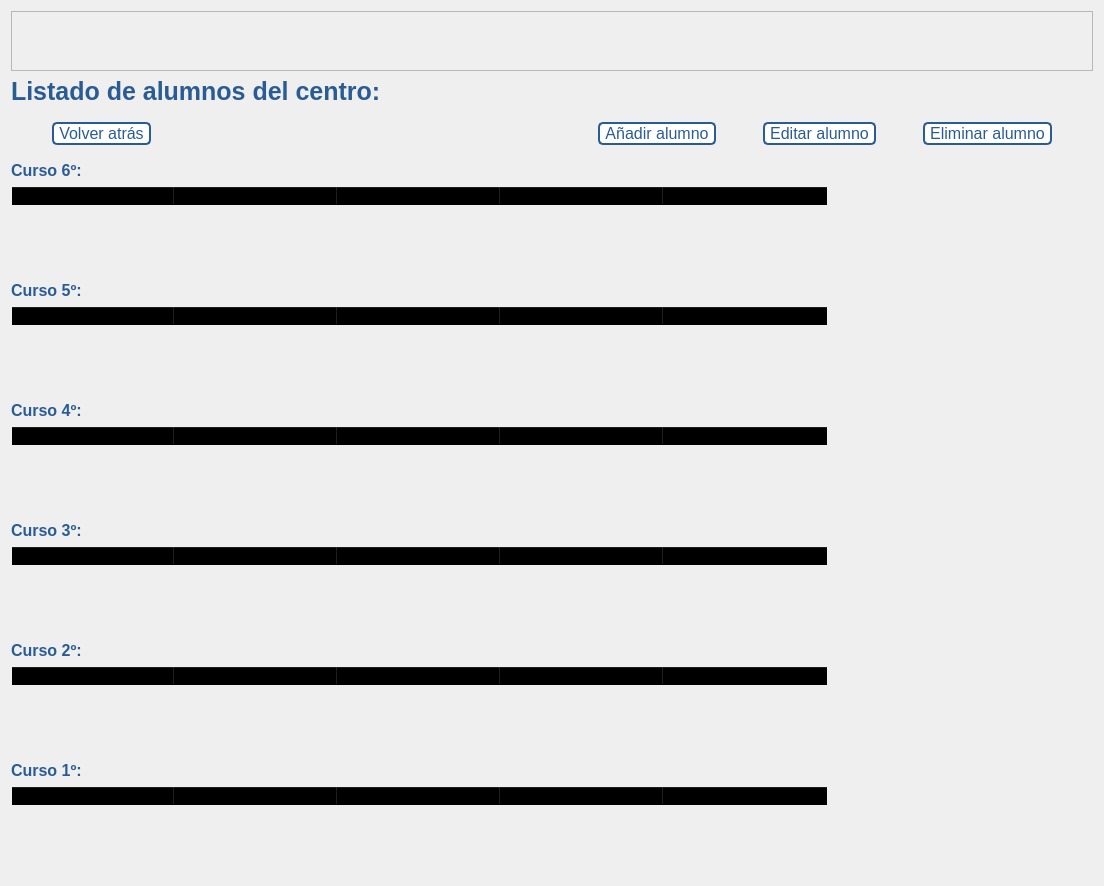
<?xml version="1.0" encoding="UTF-8"?>
<ui version="4.0">
 <class>Dialog</class>
 <widget class="QDialog" name="Dialog">
  <property name="geometry">
   <rect>
    <x>0</x>
    <y>0</y>
    <width>1104</width>
    <height>886</height>
   </rect>
  </property>
  <property name="windowTitle">
   <string>Listado de alumnos del centro</string>
  </property>
  <property name="windowIcon">
   <iconset resource="../src/resources.qrc">
    <normaloff>:/logo/iconoProyecto.png</normaloff>:/logo/iconoProyecto.png</iconset>
  </property>
  <layout class="QVBoxLayout" name="verticalLayout_2">
   <item>
    <layout class="QVBoxLayout" name="verticalLayout">
     <item>
      <widget class="QFrame" name="frame_superior">
       <property name="minimumSize">
        <size>
         <width>0</width>
         <height>60</height>
        </size>
       </property>
       <property name="maximumSize">
        <size>
         <width>16777215</width>
         <height>60</height>
        </size>
       </property>
       <property name="styleSheet">
        <string notr="true"/>
       </property>
       <property name="frameShape">
        <enum>QFrame::StyledPanel</enum>
       </property>
       <property name="frameShadow">
        <enum>QFrame::Raised</enum>
       </property>
       <layout class="QHBoxLayout" name="horizontalLayout">
        <property name="bottomMargin">
         <number>0</number>
        </property>
        <item>
         <widget class="QLabel" name="label_logo">
          <property name="maximumSize">
           <size>
            <width>120</width>
            <height>150</height>
           </size>
          </property>
          <property name="text">
           <string/>
          </property>
          <property name="pixmap">
           <pixmap resource="../src/resources.qrc">:/logo/logoProyecto.png</pixmap>
          </property>
          <property name="scaledContents">
           <bool>true</bool>
          </property>
          <property name="alignment">
           <set>Qt::AlignCenter</set>
          </property>
         </widget>
        </item>
       </layout>
      </widget>
     </item>
     <item>
      <widget class="QLabel" name="label">
       <property name="styleSheet">
        <string notr="true">QLabel{
font-size: 25px;
font-weight: bold;
color: #2a5c94;
}</string>
       </property>
       <property name="text">
        <string>Listado de alumnos del centro:</string>
       </property>
      </widget>
     </item>
     <item>
      <layout class="QHBoxLayout" name="horizontalLayout_2">
       <property name="topMargin">
        <number>10</number>
       </property>
       <property name="bottomMargin">
        <number>10</number>
       </property>
       <item>
        <widget class="QPushButton" name="btn_volver_atras">
         <property name="sizePolicy">
          <sizepolicy hsizetype="Fixed" vsizetype="Fixed">
           <horstretch>0</horstretch>
           <verstretch>0</verstretch>
          </sizepolicy>
         </property>
         <property name="cursor">
          <cursorShape>PointingHandCursor</cursorShape>
         </property>
         <property name="styleSheet">
          <string notr="true">QPushButton{
background-color: #ffffff;
color: #2a5c94;
padding: 0 5px;
border: 2px solid #2a5c94;
border-radius: 5px;
font-size: 16px;
}
QPushButton:hover{
background-color: #2a5c94;
color: white;
}</string>
         </property>
         <property name="text">
          <string>Volver atrás</string>
         </property>
        </widget>
       </item>
       <item>
        <spacer name="horizontalSpacer">
         <property name="orientation">
          <enum>Qt::Horizontal</enum>
         </property>
         <property name="sizeType">
          <enum>QSizePolicy::Fixed</enum>
         </property>
         <property name="sizeHint" stdset="0">
          <size>
           <width>400</width>
           <height>20</height>
          </size>
         </property>
        </spacer>
       </item>
       <item>
        <widget class="QPushButton" name="btn_anadir">
         <property name="sizePolicy">
          <sizepolicy hsizetype="Fixed" vsizetype="Fixed">
           <horstretch>0</horstretch>
           <verstretch>0</verstretch>
          </sizepolicy>
         </property>
         <property name="cursor">
          <cursorShape>PointingHandCursor</cursorShape>
         </property>
         <property name="styleSheet">
          <string notr="true">QPushButton{
background-color: #ffffff;
color: #2a5c94;
padding: 0 5px;
border: 2px solid #2a5c94;
border-radius: 5px;
font-size: 16px;
}
QPushButton:hover{
background-color: #2a5c94;
color: white;
}</string>
         </property>
         <property name="text">
          <string>Añadir alumno</string>
         </property>
         <property name="icon">
          <iconset resource="../src/resources.qrc">
           <normaloff>:/iconosLaterales/anadir.png</normaloff>:/iconosLaterales/anadir.png</iconset>
         </property>
        </widget>
       </item>
       <item>
        <widget class="QPushButton" name="btn_editar">
         <property name="sizePolicy">
          <sizepolicy hsizetype="Fixed" vsizetype="Fixed">
           <horstretch>0</horstretch>
           <verstretch>0</verstretch>
          </sizepolicy>
         </property>
         <property name="cursor">
          <cursorShape>PointingHandCursor</cursorShape>
         </property>
         <property name="styleSheet">
          <string notr="true">QPushButton{
background-color: #ffffff;
color: #2a5c94;
padding: 0 5px;
border: 2px solid #2a5c94;
border-radius: 5px;
font-size: 16px;
}
QPushButton:hover{
background-color: #2a5c94;
color: white;
}</string>
         </property>
         <property name="text">
          <string>Editar alumno</string>
         </property>
         <property name="icon">
          <iconset resource="../src/resources.qrc">
           <normaloff>:/iconosLaterales/editar.png</normaloff>:/iconosLaterales/editar.png</iconset>
         </property>
        </widget>
       </item>
       <item>
        <widget class="QPushButton" name="btn_eliminar">
         <property name="sizePolicy">
          <sizepolicy hsizetype="Fixed" vsizetype="Fixed">
           <horstretch>0</horstretch>
           <verstretch>0</verstretch>
          </sizepolicy>
         </property>
         <property name="cursor">
          <cursorShape>PointingHandCursor</cursorShape>
         </property>
         <property name="styleSheet">
          <string notr="true">QPushButton{
background-color: #ffffff;
color: #2a5c94;
padding: 0 5px;
border: 2px solid #2a5c94;
border-radius: 5px;
font-size: 16px;
}
QPushButton:hover{
background-color: #2a5c94;
color: white;
}</string>
         </property>
         <property name="text">
          <string>Eliminar alumno</string>
         </property>
         <property name="icon">
          <iconset resource="../src/resources.qrc">
           <normaloff>:/iconosLaterales/eliminar.png</normaloff>:/iconosLaterales/eliminar.png</iconset>
         </property>
        </widget>
       </item>
      </layout>
     </item>
     <item>
      <widget class="QLabel" name="label_sexto">
       <property name="styleSheet">
        <string notr="true">QLabel{
font-size: 16px;
font-weight: bold;
color: #2a5c94;
}</string>
       </property>
       <property name="text">
        <string>Curso 6º:</string>
       </property>
      </widget>
     </item>
     <item>
      <widget class="QTableWidget" name="tabla_sexto">
       <property name="styleSheet">
        <string notr="true">QTableWidget, QHeaderView::section{
background-color: transparent;
}
</string>
       </property>
       <attribute name="horizontalHeaderDefaultSectionSize">
        <number>163</number>
       </attribute>
       <column>
        <property name="text">
         <string>NRE</string>
        </property>
       </column>
       <column>
        <property name="text">
         <string>Nombre</string>
        </property>
       </column>
       <column>
        <property name="text">
         <string>Curso</string>
        </property>
       </column>
       <column>
        <property name="text">
         <string>Clase</string>
        </property>
       </column>
       <column>
        <property name="text">
         <string>Padre/Madre</string>
        </property>
       </column>
      </widget>
     </item>
     <item>
      <widget class="QLabel" name="label_quinto">
       <property name="styleSheet">
        <string notr="true">QLabel{
font-size: 16px;
font-weight: bold;
color: #2a5c94;
}</string>
       </property>
       <property name="text">
        <string>Curso 5º:</string>
       </property>
      </widget>
     </item>
     <item>
      <widget class="QTableWidget" name="tabla_quinto">
       <property name="styleSheet">
        <string notr="true">QTableWidget, QHeaderView::section{
background-color: transparent;
}
</string>
       </property>
       <attribute name="horizontalHeaderDefaultSectionSize">
        <number>163</number>
       </attribute>
       <column>
        <property name="text">
         <string>NRE</string>
        </property>
       </column>
       <column>
        <property name="text">
         <string>Nombre</string>
        </property>
       </column>
       <column>
        <property name="text">
         <string>Curso</string>
        </property>
       </column>
       <column>
        <property name="text">
         <string>Clase</string>
        </property>
       </column>
       <column>
        <property name="text">
         <string>Padre/Madre</string>
        </property>
       </column>
      </widget>
     </item>
     <item>
      <widget class="QLabel" name="label_cuarto">
       <property name="styleSheet">
        <string notr="true">QLabel{
font-size: 16px;
font-weight: bold;
color: #2a5c94;
}</string>
       </property>
       <property name="text">
        <string>Curso 4º:</string>
       </property>
      </widget>
     </item>
     <item>
      <widget class="QTableWidget" name="tabla_cuarto">
       <property name="styleSheet">
        <string notr="true">QTableWidget, QHeaderView::section{
background-color: transparent;
}
</string>
       </property>
       <attribute name="horizontalHeaderDefaultSectionSize">
        <number>163</number>
       </attribute>
       <column>
        <property name="text">
         <string>NRE</string>
        </property>
       </column>
       <column>
        <property name="text">
         <string>Nombre</string>
        </property>
       </column>
       <column>
        <property name="text">
         <string>Curso</string>
        </property>
       </column>
       <column>
        <property name="text">
         <string>Clase</string>
        </property>
       </column>
       <column>
        <property name="text">
         <string>Padre/Madre</string>
        </property>
       </column>
      </widget>
     </item>
     <item>
      <widget class="QLabel" name="label_tercero">
       <property name="styleSheet">
        <string notr="true">QLabel{
font-size: 16px;
font-weight: bold;
color: #2a5c94;
}</string>
       </property>
       <property name="text">
        <string>Curso 3º:</string>
       </property>
      </widget>
     </item>
     <item>
      <widget class="QTableWidget" name="tabla_tercero">
       <property name="styleSheet">
        <string notr="true">QTableWidget, QHeaderView::section{
background-color: transparent;
}
</string>
       </property>
       <attribute name="horizontalHeaderDefaultSectionSize">
        <number>163</number>
       </attribute>
       <column>
        <property name="text">
         <string>NRE</string>
        </property>
       </column>
       <column>
        <property name="text">
         <string>Nombre</string>
        </property>
       </column>
       <column>
        <property name="text">
         <string>Curso</string>
        </property>
       </column>
       <column>
        <property name="text">
         <string>Clase</string>
        </property>
       </column>
       <column>
        <property name="text">
         <string>Padre/Madre</string>
        </property>
       </column>
      </widget>
     </item>
     <item>
      <widget class="QLabel" name="label_segundo">
       <property name="styleSheet">
        <string notr="true">QLabel{
font-size: 16px;
font-weight: bold;
color: #2a5c94;
}</string>
       </property>
       <property name="text">
        <string>Curso 2º:</string>
       </property>
      </widget>
     </item>
     <item>
      <widget class="QTableWidget" name="tabla_segundo">
       <property name="styleSheet">
        <string notr="true">QTableWidget, QHeaderView::section{
background-color: transparent;
}
</string>
       </property>
       <attribute name="horizontalHeaderDefaultSectionSize">
        <number>163</number>
       </attribute>
       <column>
        <property name="text">
         <string>NRE</string>
        </property>
       </column>
       <column>
        <property name="text">
         <string>Nombre</string>
        </property>
       </column>
       <column>
        <property name="text">
         <string>Curso</string>
        </property>
       </column>
       <column>
        <property name="text">
         <string>Clase</string>
        </property>
       </column>
       <column>
        <property name="text">
         <string>Padre/Madre</string>
        </property>
       </column>
      </widget>
     </item>
     <item>
      <widget class="QLabel" name="label_primero">
       <property name="styleSheet">
        <string notr="true">QLabel{
font-size: 16px;
font-weight: bold;
color: #2a5c94;
}</string>
       </property>
       <property name="text">
        <string>Curso 1º:</string>
       </property>
      </widget>
     </item>
     <item>
      <widget class="QTableWidget" name="tabla_primero">
       <property name="styleSheet">
        <string notr="true">QTableWidget, QHeaderView::section{
background-color: transparent;
}
</string>
       </property>
       <attribute name="horizontalHeaderDefaultSectionSize">
        <number>163</number>
       </attribute>
       <column>
        <property name="text">
         <string>NRE</string>
        </property>
       </column>
       <column>
        <property name="text">
         <string>Nombre</string>
        </property>
       </column>
       <column>
        <property name="text">
         <string>Curso</string>
        </property>
       </column>
       <column>
        <property name="text">
         <string>Clase</string>
        </property>
       </column>
       <column>
        <property name="text">
         <string>Padre/Madre</string>
        </property>
       </column>
      </widget>
     </item>
    </layout>
   </item>
  </layout>
 </widget>
 <resources>
  <include location="../src/resources.qrc"/>
  <include location="../../../../../../src/resources.qrc"/>
 </resources>
 <connections/>
</ui>
